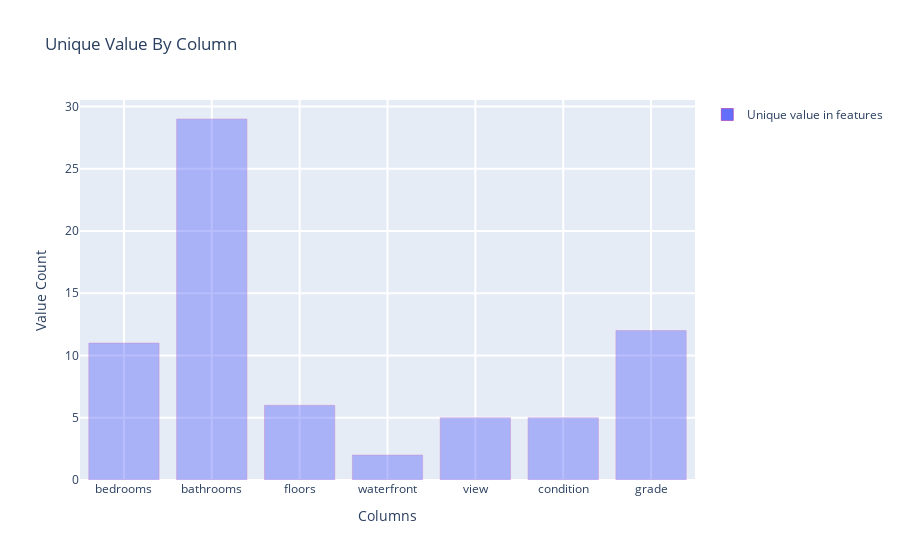

Notebook cell for this chart:
### Markdown cell above
### feature의 유니크한 갯수

### Code cell
import plotly.graph_objs as go
import random
import plotly.offline as py
py.init_notebook_mode(connected=True)

def generate_color():
    """랜덤 RGB 16진수 색상을 반환"""
    return '#{:02x}{:02x}{:02x}'.format(
        random.randint(0, 255),
        random.randint(0, 255),
        random.randint(0, 255)
    )

### 유니크 갯수 계산
train_unique = []
columns = ['bedrooms','bathrooms','floors','waterfront','view','condition','grade']

for i in columns:
    train_unique.append(len(df_train[i].unique()))
unique_train = pd.DataFrame()
unique_train['Columns'] = columns
unique_train['Unique_value'] = train_unique

data = [
    go.Bar(
        x = unique_train['Columns'],
        y = unique_train['Unique_value'],
        name = 'Unique value in features',
        textfont=dict(size=20),
        marker=dict(
        line=dict(
            color= generate_color(),
            #width= 2,
        ), opacity = 0.45
    )
    ),
    ]
layout= go.Layout(
        title= "Unique Value By Column",
        xaxis= dict(title='Columns', ticklen=5, zeroline=False, gridwidth=2),
        yaxis= dict(title='Value Count', ticklen=5, gridwidth=2),
        showlegend=True
    )
fig = go.Figure(data=data, layout=layout)
py.iplot(fig, filename='skin')

### Figure 1 — Plotly figure (JSON) as saved in the notebook; plotly's stock layout.template omitted (floating-point values rounded to 4 significant figures)
{"data": [{"marker": {"line": {"color": "#a213a1"}, "opacity": 0.45}, "name": "Unique value in features", "textfont": {"size": 20}, "type": "bar", "x": ["bedrooms", "bathrooms", "floors", "waterfront", "view", "condition", "grade"], "y": [11, 29, 6, 2, 5, 5, 12]}], "layout": {"showlegend": true, "title": {"text": "Unique Value By Column"}, "xaxis": {"gridwidth": 2, "ticklen": 5, "title": {"text": "Columns"}, "zeroline": false}, "yaxis": {"gridwidth": 2, "ticklen": 5, "title": {"text": "Value Count"}}}}
